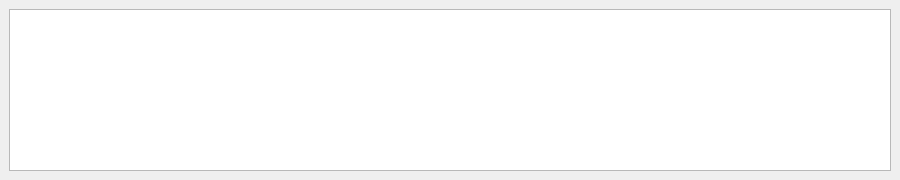
<?xml version="1.0" encoding="UTF-8"?>
<ui version="4.0">
 <class>dockWidget</class>
 <widget class="QDockWidget" name="dockWidget">
  <property name="geometry">
   <rect>
    <x>0</x>
    <y>0</y>
    <width>900</width>
    <height>180</height>
   </rect>
  </property>
  <property name="windowTitle">
   <string/>
  </property>
  <widget class="QWidget" name="dockWidgetContents">
   <layout class="QVBoxLayout" name="verticalLayout">
    <item>
     <widget class="QTextBrowser" name="textBrowser"/>
    </item>
   </layout>
  </widget>
 </widget>
 <resources/>
 <connections/>
</ui>
